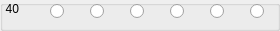
              <widget class="QGroupBox" name="groupBox_6">
               <property name="title">
                <string/>
               </property>
               <widget class="QRadioButton" name="radioButton40RxAnt1">
                <property name="geometry">
                 <rect>
                  <x>50</x>
                  <y>0</y>
                  <width>21</width>
                  <height>22</height>
                 </rect>
                </property>
                <property name="text">
                 <string/>
                </property>
               </widget>
               <widget class="QRadioButton" name="radioButton40RxAnt2">
                <property name="geometry">
                 <rect>
                  <x>90</x>
                  <y>0</y>
                  <width>21</width>
                  <height>22</height>
                 </rect>
                </property>
                <property name="text">
                 <string/>
                </property>
               </widget>
               <widget class="QRadioButton" name="radioButton40RxAnt3">
                <property name="geometry">
                 <rect>
                  <x>130</x>
                  <y>0</y>
                  <width>21</width>
                  <height>22</height>
                 </rect>
                </property>
                <property name="text">
                 <string/>
                </property>
               </widget>
               <widget class="QRadioButton" name="radioButton40RxRX1">
                <property name="geometry">
                 <rect>
                  <x>170</x>
                  <y>0</y>
                  <width>21</width>
                  <height>22</height>
                 </rect>
                </property>
                <property name="text">
                 <string/>
                </property>
               </widget>
               <widget class="QRadioButton" name="radioButton40RxRX2">
                <property name="geometry">
                 <rect>
                  <x>210</x>
                  <y>0</y>
                  <width>21</width>
                  <height>22</height>
                 </rect>
                </property>
                <property name="text">
                 <string/>
                </property>
               </widget>
               <widget class="QRadioButton" name="radioButton40RxXVRX">
                <property name="geometry">
                 <rect>
                  <x>250</x>
                  <y>0</y>
                  <width>21</width>
                  <height>22</height>
                 </rect>
                </property>
                <property name="text">
                 <string/>
                </property>
               </widget>
               <widget class="QLabel" name="label_27">
                <property name="geometry">
                 <rect>
                  <x>0</x>
                  <y>0</y>
                  <width>19</width>
                  <height>18</height>
                 </rect>
                </property>
                <property name="sizePolicy">
                 <sizepolicy hsizetype="Minimum" vsizetype="Preferred">
                  <horstretch>0</horstretch>
                  <verstretch>0</verstretch>
                 </sizepolicy>
                </property>
                <property name="text">
                 <string>40</string>
                </property>
                <property name="alignment">
                 <set>Qt::AlignRight|Qt::AlignTrailing|Qt::AlignVCenter</set>
                </property>
               </widget>
              </widget>
